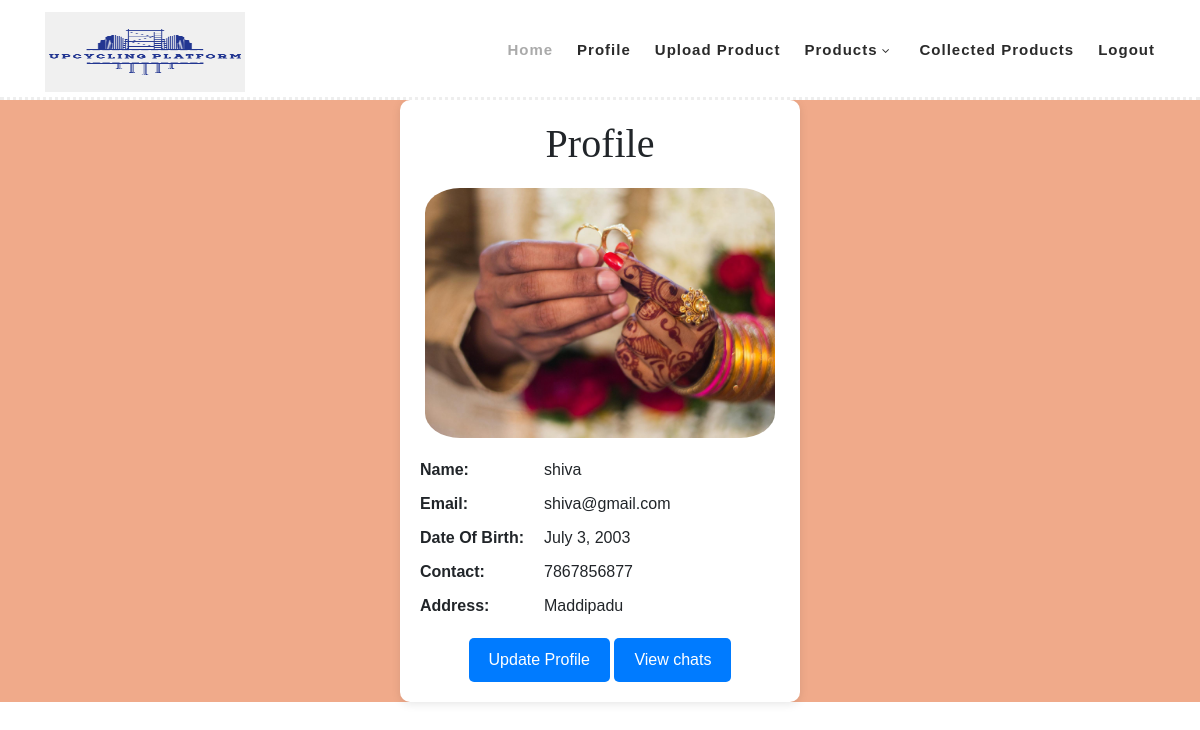
Screenshot of /profile (signed in) with the database file from the repository.
### app/models.py (models this page shows, shortened)
class UsersModel(models.Model):
    name = models.CharField(max_length=100)
    email = models.CharField(max_length=100)
    password = models.CharField(max_length=100)
    dob = models.DateField()
    gender = models.CharField(max_length=100)
    contact = models.IntegerField()
    address = models.CharField(max_length=100)
    profile = models.FileField(upload_to=os.path.join('static', 'userprofiles'))
    proof = models.FileField(upload_to=os.path.join('static', 'proof'),null=True)
    status = models.CharField(max_length=100,default='pending',null=True)
    class Meta:
        db_table = "UsersModel"

### app/views.py (the view)
# urls.py: path('profile', views.profile, name='profile'),
def profile(request):
    login = request.session['login']
    email = request.session['email']
    data = UsersModel.objects.filter(email=email)
    return render(request, 'profile.html',{'login':login,'data':data, 'email':email})

### templates/profile.html (shortened to what this page needs)
{% extends "home.html" %}
{% block title %}
<head>
</head>
<body>
<div class="profile-container">
    <center><h1 style="font-family: 'Times New Roman', Times, serif; margin-bottom: 20px;">Profile</h1></center>
    {% for i in data %}
    <img src="/{{i.profile}}" alt="Profile Photo" class="profile-photo">
    <dl class="profile-details">
        <dt>Name:</dt><dd>{{i.name}}</dd>
        <dt>Email:</dt><dd>{{i.email}}</dd>
        <dt>Date Of Birth:</dt><dd>{{i.dob}}</dd>
        <dt>Contact:</dt><dd>{{i.contact}}</dd>
        <dt>Address:</dt><dd>{{i.address}}</dd>
    </dl>
    {% if email == i.email %}
    <a href="{% url 'updateprofile' %}" class="update-button">Update Profile</a>
    <a href="{% url 'viewchats' %}" class="update-button">View chats</a>
    {% endif %}
    {% endfor %}
</div>
</body>
{% endblock %}

### static/css/templatemo-hexashop.css (style rules this page uses)
html, body, div, span, applet, object, iframe, h1, h2, h3, h4, h5, h6, p, blockquote, div pre, a, abbr, acronym, address, big, cite, code, del, dfn, em, font, img, ins, kbd, q, s, samp, small, strike, strong, sub, sup, tt, var, b, u, i, center, dl, dt, dd, ol, ul, li, figure, header, nav, section, article, aside, footer, figcaption { margin: 0; padding: 0; border: 0; outline: 0; }
* { box-sizing: border-box; }
html, body { font-family: 'Poppins', sans-serif; font-weight: 400; background-color: #fff; font-size: 16px; -ms-text-size-adjust: 100%; -webkit-font-smoothing: antialiased; -moz-osx-font-smoothing: grayscale; }
a { text-decoration: none !important; }
h1, h2, h3, h4, h5, h6 { margin-top: 0px; margin-bottom: 0px; }
html, body { background: #fff; font-family: 'Poppins', sans-serif; }

### templates/profile.html (style rules this page uses)
body { font-family: Arial, sans-serif; background-color: #f0aa8a; margin: 0; padding: 0; display: flex; justify-content: center; align-items: center; }
.profile-container { background-color: #ffffff; padding: 20px; border-radius: 10px; box-shadow: 0 2px 10px rgba(0, 0, 0, 0.1); width: 400px; text-align: center; margin-top: 100px; }
.profile-photo { width: 350px; height: 250px; border-radius: 10%; object-fit: cover; margin-bottom: 20px; }
.profile-details { display: grid; grid-template-columns: auto 1fr; column-gap: 20px; row-gap: 10px; align-items: center; }
.profile-details dt { font-weight: bold; text-align: left; }
.profile-details dd { margin-left: 0; margin-bottom: 0; text-align: left; }
.update-button { display: inline-block; background-color: #007bff; color: white; padding: 10px 20px; border: none; border-radius: 5px; cursor: pointer; font-size: 16px; text-decoration: none; margin-top: 20px; }

### rows the page displays
UsersModel: profile (picture), name "shiva", email "shiva@gmail.com", dob "July 3, 2003", contact "7867856877", address "Maddipadu", shows "Update Profile"
